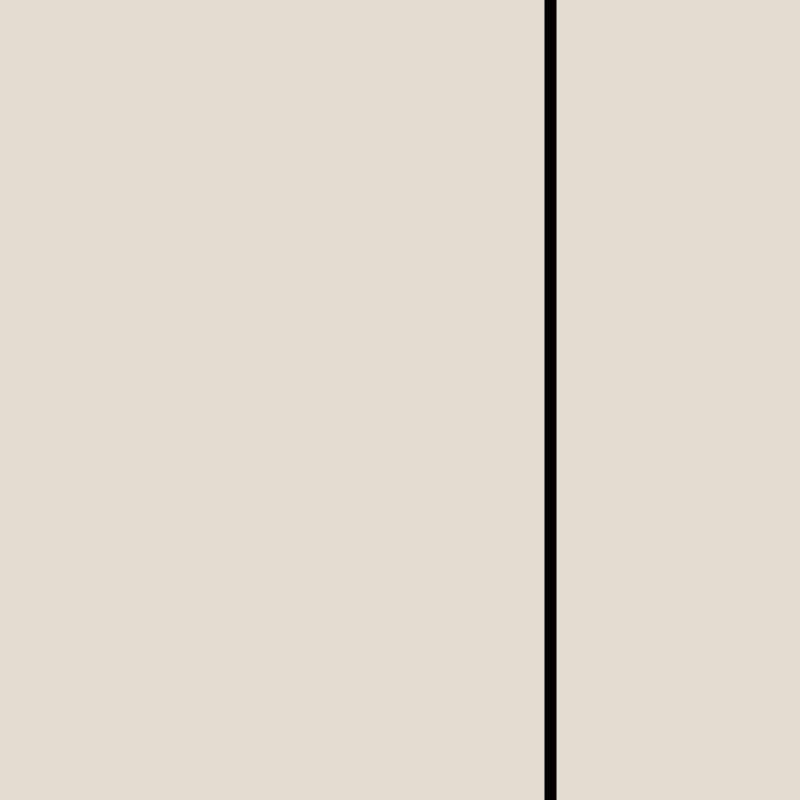
Frame 1 (no input)
Frame 60 (the mouse pressed at the canvas centre just before this capture): identical to frame 1, image omitted
Frame 120 (the mouse held since frame 60 and released just before this capture): identical to frame 1, image omitted

The Processing sketch that drew this single still picture (run headless with seeded random() and noise(); from frame 60 on, the mouse is pressed at the canvas centre):

// Processing sketch: Contingency9sketch_240522c
// ── Contingency9sketch_240522c.pde
//https://www.wikiart.org/en/ellsworth-kelly/diagonal-1951
//Vertical Line from the series Line Form Color
//Ellsworth Kelly
//Date: 1951

void setup(){
  size(800,800);
  strokeCap(PROJECT);
}

void draw(){
  background(226,219,207);
  strokeWeight(12);
  line(550,0,550,800);
  
}
